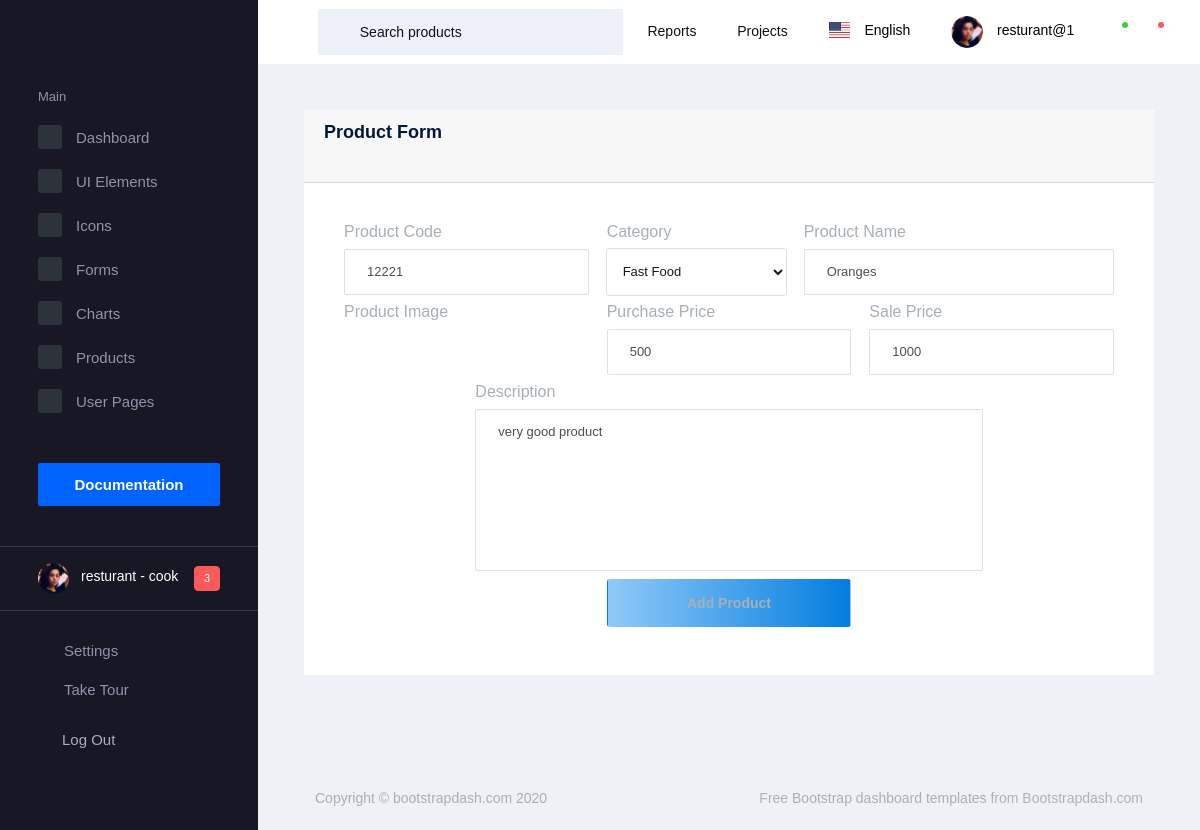
/resturant/products/edit/7 (signed in), run on the app's committed database.
### user/models.py (models this page shows, shortened)
class CustomUser(AbstractBaseUser, PermissionsMixin):
    first_name = models.CharField(_("first name"), max_length=50)
    last_name = models.CharField(_("last name"), max_length=50)
    username = models.CharField(_("user name"), unique=True, max_length=50)
    email = models.EmailField(_("email address"), unique=True)
    is_staff = models.BooleanField(default=False)
    is_manager = models.BooleanField(default=False)
    is_resturant = models.BooleanField(default=False)
    is_deliverer = models.BooleanField(default=False)
    is_customer = models.BooleanField(default=False)
    is_active = models.BooleanField(default=True)
    date_joined = models.DateTimeField(default=timezone.now)
    USERNAME_FIELD = "username"
    REQUIRED_FIELDS = [
        "first_name",
        "last_name",
        "email",
    ]
    objects = CustomUserManager()
    class Meta:
        app_label = "user"
        db_table = ""
        managed = True
        verbose_name = "System User"
        verbose_name_plural = "All Users"
        order_with_respect_to = "is_staff"

### resturant/models.py (models this page shows, shortened)
class AbstractProduct(models.Model):
    class Meta:
        abstract = True
    product_code = models.CharField(max_length=30, unique=True)
    product_name = models.CharField(max_length=50)
    product_added_by = models.ForeignKey(settings.AUTH_USER_MODEL,
                                         on_delete=models.CASCADE,)
    slug = models.SlugField(null=True)
    my_cost = (
        models.PositiveIntegerField()
    )
    sale_price = models.PositiveIntegerField()
    product_category = models.ForeignKey(ProductCategory,
                                         on_delete=models.PROTECT)
    description = models.TextField(max_length=300, null=True, blank=True)
    image = models.ImageField(upload_to="products/",
                              null=True, blank=True)
    is_active = models.BooleanField(default=True)
    created_at = models.DateTimeField(auto_now_add=True)
    updated_at = models.DateTimeField(auto_now=True)
    history = HistoricalRecords(inherit=True)

class Product(AbstractProduct):
    UNIT = (("qty", _("Qty")), (("piece", _("Pieces"))),
            (("serving", _("Serving"))), ("gram", _("Grams")),
            ("KG", _("KG"))
            )
    class Meta:
        db_table = ''
        managed = True
        verbose_name = 'Product'
        verbose_name_plural = 'Products'
        ordering = ('-created_at',)
    p_unit = models.CharField(max_length=10, choices=UNIT, default='qty')

### resturant/views.py (the view, shortened to what this page needs)
# urls.py: path("products/edit/<int:pk>", v.ProductUpdateView.as_view(), name="product_edit"),
@method_decorator([login_required, manager_required], name="dispatch")
class ProductUpdateView(UpdateView):
    model = Product
    template_name = "product/create.html"
    form_class = ProductModelForm
    success_url = reverse_lazy("products_list")

### resturant/models.py (called while the page is built)
    def __str__(self):
        return self.name

### templates/product/create.html (shortened to what this page needs)
{% extends "base2.html" %}
{% load static %}
{% block main_content %}
<div class="row">
  <div class="col-12">
    <form method="post" enctype="multipart/form-data">
      <div class="card card-danger">
        <div class="card-header">
          <h3 class="card-title">Product Form</h3>
        </div>
        <div class="card-body">
          <div class="row mb-2">
            <div class="col-4">
              <label for="">Product Code</label>
              {{form.product_code}}
            </div>
            <div class="col-3">
              <label for="">Category</label>
              {{form.product_category}}
            </div>
            <div class="col-5">
              <label for="">Product Name</label>
              {{form.product_name}}
            </div>
          </div>
          <div class="row mb-2">
            <div class="col-4">
                <label for="">Product Image</label>
              </div>
            <div class="col-4">
              <label for="">Purchase Price</label>
              {{form.my_cost}}
            </div>
            <div class="col-4">
              <label for="">Sale Price</label>
              {{form.sale_price}}
            </div>
          </div>
          <div class="row mb-2">
            <div class="col-2"></div>
            <div class="col-8">
              <label for="">Description</label>
              {{form.description}}
            </div>
          </div>
          <div class="row mb-2">
            <div class="col-4"></div>
            <div class="col-4">
              <button
                type="submit"
                class="btn btn-block bg-gradient-info btn-lg"
              >
                Add Product
              </button>
            </div>
            <div class="col-4"></div>
          </div>
        </div>
      </div>
    </form>
  </div>
</div>
{% endblock main_content %}

### templates/base2.html (shortened to what this page needs)
{% load static %} {% load active_link_tags %}
<!DOCTYPE html>
<html lang="en">
  <head>
    <link
      rel="stylesheet"
      href="{% static 'dashboard/assets/vendors/mdi/css/materialdesignicons.min.css' %}"
    />
    <link
      rel="stylesheet"
      href="{% static 'dashboard/assets/vendors/flag-icon-css/css/flag-icon.min.css' %}"
    />
    <link
      rel="stylesheet"
      href="{% static 'dashboard/assets/vendors/css/vendor.bundle.base.css' %}"
    />
    <link
      rel="stylesheet"
      href="{% static 'dashboard/assets/vendors/font-awesome/css/font-awesome.min.css' %}"
    />
    <link
      rel="stylesheet"
      href="{% static 'dashboard/assets/vendors/bootstrap-datepicker/bootstrap-datepicker.min.css' %}"
    />
    <link
      rel="stylesheet"
      href="{% static 'dashboard/assets/css/style.css' %}"
    />
  </head>
  <body>
    <div class="container-scroller">
      <nav
        class="navbar default-layout-navbar col-lg-12 col-12 p-0 fixed-top d-flex flex-row"
      >
        <div
          class="text-center navbar-brand-wrapper d-flex align-items-center justify-content-center"
        >
          <a
            class="navbar-brand brand-logo"
            {% if request.user.is_resturant %}
            href="{% url 'resturant-dashboard' %}"
            {% else %}
            href="{% url 'manager-dashboard' %}"
            {% endif %}
            ><h2 class="text-danger">{{ title }}</h2></a
          >
        </div>
        <div class="navbar-menu-wrapper d-flex align-items-stretch">
          <button
            class="navbar-toggler navbar-toggler align-self-center"
            type="button"
            data-toggle="minimize"
          >
            <span class="mdi mdi-menu"></span>
          </button>
          <div class="search-field d-none d-xl-block">
            <form class="d-flex align-items-center h-100" action="#">
              <div class="input-group">
                <div class="input-group-prepend bg-transparent">
                  <i class="input-group-text border-0 mdi mdi-magnify"></i>
                </div>
                <input
                  type="text"
                  class="form-control bg-transparent border-0"
                  placeholder="Search products"
                />
              </div>
            </form>
          </div>
          <ul class="navbar-nav navbar-nav-right">
            <li class="nav-item dropdown d-none d-md-block">
              <a
                class="nav-link dropdown-toggle"
                id="reportDropdown"
                href="#"
                data-toggle="dropdown"
                aria-expanded="false"
              >
                Reports
              </a>
            </li>
            <li class="nav-item dropdown d-none d-md-block">
              <a
                class="nav-link dropdown-toggle"
                id="projectDropdown"
                href="#"
                data-toggle="dropdown"
                aria-expanded="false"
              >
                Projects
              </a>
            </li>
            <li class="nav-item nav-language dropdown d-none d-md-block">
              <a
                class="nav-link dropdown-toggle"
                id="languageDropdown"
                href="#"
                data-toggle="dropdown"
                aria-expanded="false"
              >
                <div class="nav-language-icon">
                  <i class="flag-icon flag-icon-us" title="us" id="us"></i>
                </div>
                <div class="nav-language-text">
                  <p class="mb-1 text-black">English</p>
                </div>
              </a>
            </li>
            <li class="nav-item nav-profile dropdown">
              <a
                class="nav-link dropdown-toggle"
                id="profileDropdown"
                href="#"
                data-toggle="dropdown"
                aria-expanded="false"
              >
                <div class="nav-profile-img">
                  <img
                    src="{% static 'dashboard/assets/images/faces/face28.png' %}"
                    alt="image"
                  />
                </div>
                <div class="nav-profile-text">
                  <p class="mb-1 text-black">{{ request.user.username }}</p>
                </div>
              </a>
            </li>
            <li class="nav-item dropdown">
              <a
                class="nav-link count-indicator dropdown-toggle"
                id="messageDropdown"
                href="#"
                data-toggle="dropdown"
                aria-expanded="false"
              >
                <i class="mdi mdi-email-outline"></i>
                <span class="count-symbol bg-success"></span>
              </a>
            </li>
            <li class="nav-item dropdown">
              <a
                class="nav-link count-indicator dropdown-toggle"
                id="notificationDropdown"
                href="#"
                data-toggle="dropdown"
              >
                <i class="mdi mdi-bell-outline"></i>
                <span class="count-symbol bg-danger"></span>
              </a>
            </li>
          </ul>
        </div>
      </nav>
      <div class="container-fluid page-body-wrapper">
        <nav class="sidebar sidebar-offcanvas" id="sidebar">
          <ul class="nav">
            <li class="nav-item nav-category">Main</li>
            <li class="nav-item">
              <a class="nav-link" href="{% url 'resturant-dashboard' %}">
                <span class="icon-bg"
                  ><i class="mdi mdi-cube menu-icon"></i
                ></span>
                <span class="menu-title">Dashboard</span>
              </a>
            </li>
            <li class="nav-item">
              <a
                class="nav-link"
                data-toggle="collapse"
                href="#ui-basic"
                aria-expanded="false"
                aria-controls="ui-basic"
              >
                <span class="icon-bg"
                  ><i class="mdi mdi-crosshairs-gps menu-icon"></i
                ></span>
                <span class="menu-title">UI Elements</span>
                <i class="menu-arrow"></i>
              </a>
            </li>
            <li class="nav-item">
              <a class="nav-link" href="pages/icons/mdi.html">
                <span class="icon-bg"
                  ><i class="mdi mdi-contacts menu-icon"></i
                ></span>
                <span class="menu-title">Icons</span>
              </a>
            </li>
            <li class="nav-item">
              <a class="nav-link" href="pages/forms/basic_elements.html">
                <span class="icon-bg"
                  ><i class="mdi mdi-format-list-bulleted menu-icon"></i
                ></span>
                <span class="menu-title">Forms</span>
              </a>
            </li>
            <li class="nav-item">
              <a class="nav-link" href="pages/charts/chartjs.html">
                <span class="icon-bg"
                  ><i class="mdi mdi-chart-bar menu-icon"></i
                ></span>
                <span class="menu-title">Charts</span>
              </a>
            </li>
            <li class="nav-item">
              <a class="nav-link" href="{% url 'products_list' %}">
                <span class="icon-bg"
                  ><i class="mdi mdi-table-large menu-icon"></i
                ></span>
                <span class="menu-title">Products</span>
              </a>
            </li>
            <li class="nav-item">
              <a
                class="nav-link"
                data-toggle="collapse"
                href="#auth"
                aria-expanded="false"
                aria-controls="auth"
              >
                <span class="icon-bg"
                  ><i class="mdi mdi-lock menu-icon"></i
                ></span>
                <span class="menu-title">User Pages</span>
                <i class="menu-arrow"></i>
              </a>
            </li>
            <li class="nav-item documentation-link">
              <a
                class="nav-link"
                href="http://www.bootstrapdash.com/demo/connect-plus-free/jquery/documentation/documentation.html"
                target="_blank"
              >
                <span class="menu-title">Documentation</span>
              </a>
            </li>
            <li class="nav-item sidebar-user-actions">
              <div class="user-details">
                <div class="d-flex justify-content-between align-items-center">
                  <div>
                    <div class="d-flex align-items-center">
                      <div class="sidebar-profile-img">
                        <img
                          src="{% static 'dashboard/assets/images/faces/face28.png' %}"
                          alt="image"
                        />
                      </div>
                      <div class="sidebar-profile-text">
                        <p class="mb-1">{{ request.user.first_name }} - {{ request.user.last_name }}</p>
                      </div>
                    </div>
                  </div>
                  <div class="badge badge-danger">3</div>
                </div>
              </div>
            </li>
            <li class="nav-item sidebar-user-actions">
              <div class="sidebar-user-menu">
                <a href="#" class="nav-link"
                  ><i class="mdi mdi-settings menu-icon"></i>
                  <span class="menu-title">Settings</span>
                </a>
              </div>
            </li>
            <li class="nav-item sidebar-user-actions">
              <div class="sidebar-user-menu">
                <a href="#" class="nav-link"
                  ><i class="mdi mdi-speedometer menu-icon"></i>
                  <span class="menu-title">Take Tour</span></a
                >
              </div>
            </li>
            <li class="nav-item sidebar-user-actions">
              <div class="sidebar-user-menu">
                <a class="nav-link">
                  <form method="post" action="{% url 'logout' %}">
                    <button
                      class="dropdown-item py-1 d-flex align-items-center justify-content-between"
                      type="submit"
                    >
                      <span>Log Out</span>
                      <i class="mdi mdi-logout ml-1"></i>
                    </button>
                  </form>
                </a>
              </div>
            </li>
          </ul>
        </nav>
        <div class="main-panel">
          <div class="content-wrapper">
            {% block main_content %} replace me!!! {% endblock main_content %}
          </div>
          <footer class="footer">
            <div class="footer-inner-wraper">
              <div
                class="d-sm-flex justify-content-center justify-content-sm-between"
              >
                <span
                  class="text-muted d-block text-center text-sm-left d-sm-inline-block"
                  >Copyright © bootstrapdash.com 2020</span
                >
                <span
                  class="float-none float-sm-right d-block mt-1 mt-sm-0 text-center"
                >
                  Free
                  <a href="https://www.bootstrapdash.com/" target="_blank"
                    >Bootstrap dashboard templates</a
                  >
                  from Bootstrapdash.com</span
                >
              </div>
            </div>
          </footer>
        </div>
      </div>
    </div>
  </body>
</html>

### data on the page
CustomUser: user.username "resturant@1", user.first_name "resturant", user.last_name "cook"
Product: product_code "12221", product_category "Fast Food", product_name "Oranges", my_cost "500", sale_price "1000", description "very good product"
